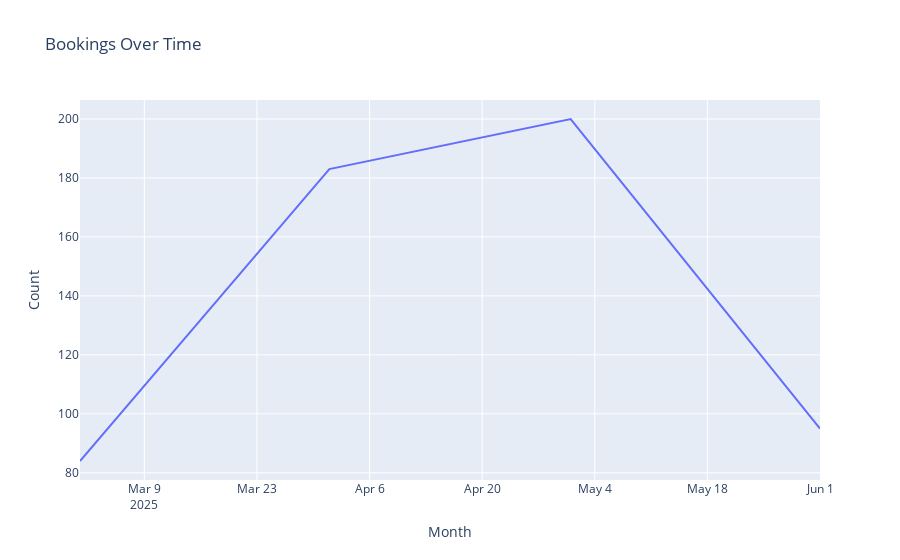

Here is the notebook cell this chart was saved with:
### Code cell
# 3.3 Booking Trends Over Time
df['Month'] = df['Booking Date'].dt.to_period('M')
bookings_by_month = df.groupby('Month').size().reset_index(name='Count')
bookings_by_month['Month'] = bookings_by_month['Month'].astype(str)
fig = px.line(bookings_by_month, x='Month', y='Count', title='Bookings Over Time')
fig.show()

### Figure 1 — Plotly figure (JSON) as saved in the notebook; plotly's stock layout.template omitted (floating-point values rounded to 4 significant figures)
{"data": [{"hovertemplate": "Month=%{x}<br>Count=%{y}<extra></extra>", "legendgroup": "", "line": {"color": "#636efa", "dash": "solid"}, "marker": {"symbol": "circle"}, "mode": "lines", "name": "", "orientation": "v", "showlegend": false, "type": "scatter", "x": ["2025-03", "2025-04", "2025-05", "2025-06"], "xaxis": "x", "y": [84, 183, 200, 95], "yaxis": "y"}], "layout": {"autosize": true, "legend": {"tracegroupgap": 0}, "title": {"text": "Bookings Over Time"}, "xaxis": {"anchor": "y", "autorange": true, "domain": [0, 1], "range": ["2025-03-01", "2025-06-01"], "title": {"text": "Month"}, "type": "date"}, "yaxis": {"anchor": "x", "autorange": true, "domain": [0, 1], "range": [77.56, 206.4], "title": {"text": "Count"}, "type": "linear"}}}
